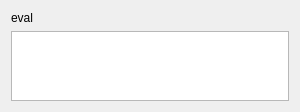
<?xml version="1.0" encoding="UTF-8"?>
<ui version="4.0">
 <class>CEosCommandWidgetEval</class>
 <widget class="QWidget" name="CEosCommandWidgetEval">
  <property name="geometry">
   <rect>
    <x>0</x>
    <y>0</y>
    <width>300</width>
    <height>108</height>
   </rect>
  </property>
  <property name="windowTitle">
   <string>Form</string>
  </property>
  <layout class="QGridLayout" name="gridLayout">
   <item row="0" column="0">
    <widget class="QLabel" name="label">
     <property name="text">
      <string>eval</string>
     </property>
    </widget>
   </item>
   <item row="1" column="0">
    <widget class="QPlainTextEdit" name="pPlainTextEdit"/>
   </item>
  </layout>
 </widget>
 <resources/>
 <connections/>
</ui>
